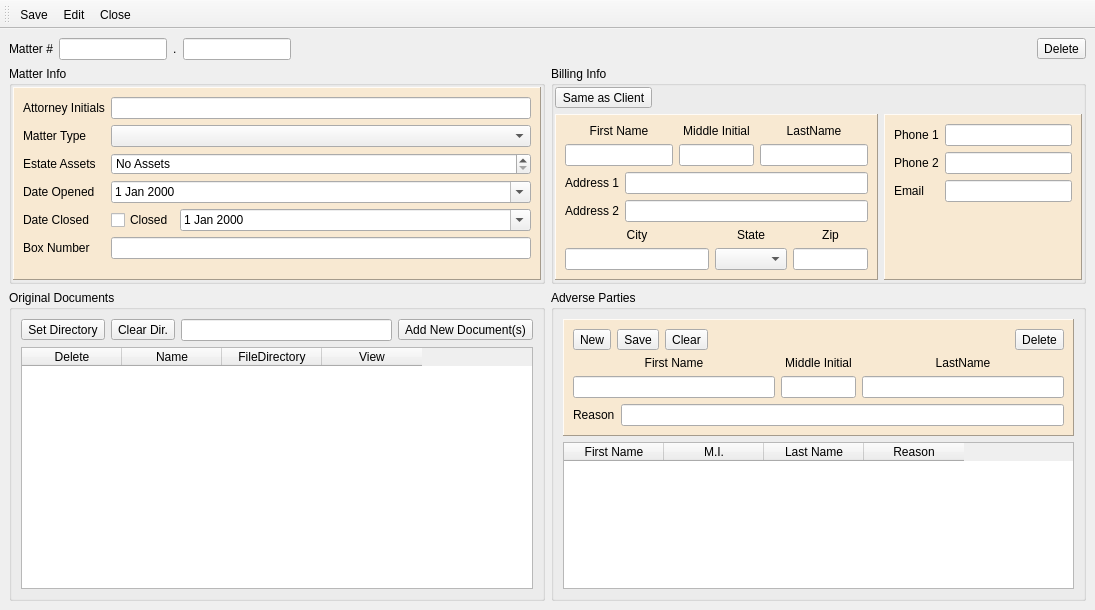
<?xml version="1.0" encoding="UTF-8"?>
<ui version="4.0">
 <class>MatterWindow</class>
 <widget class="QMainWindow" name="MatterWindow">
  <property name="windowModality">
   <enum>Qt::ApplicationModal</enum>
  </property>
  <property name="geometry">
   <rect>
    <x>0</x>
    <y>0</y>
    <width>1095</width>
    <height>610</height>
   </rect>
  </property>
  <property name="windowTitle">
   <string>Matter Details</string>
  </property>
  <property name="styleSheet">
   <string notr="true">
QMainWindow#MainWindow{
	
	font: 10pt &quot;Microsoft Tai Le&quot;;
	background-color:rgb(226, 226, 226);
}
QGroupBox{
	font: 75 12pt &quot;Microsoft Tai Le&quot;;
}
QPushButton{
	
	font: 75 10pt &quot;Microsoft Tai Le&quot;;
	color: rgb(202, 161, 56);
	background-color: rgb(11, 56, 97);
}
QToolButton{
	font: 75 10pt &quot;Microsoft Tai Le&quot;;
}
QToolButton#prevPage{
	
	font: 75 10pt &quot;Microsoft Tai Le&quot;;
	color: rgb(202, 161, 56);
	background-color: rgb(11, 56, 97);
}
QToolButton#nextPage{
	
	font: 75 10pt &quot;Microsoft Tai Le&quot;;
	color: rgb(202, 161, 56);
	background-color: rgb(11, 56, 97);
}</string>
  </property>
  <property name="toolButtonStyle">
   <enum>Qt::ToolButtonIconOnly</enum>
  </property>
  <widget class="QWidget" name="centralwidget">
   <layout class="QVBoxLayout" name="verticalLayout_7">
    <item>
     <layout class="QHBoxLayout" name="horizontalLayout_5">
      <item>
       <widget class="QLabel" name="label_5">
        <property name="styleSheet">
         <string notr="true">font: 75 12pt &quot;Microsoft Tai Le&quot;;</string>
        </property>
        <property name="text">
         <string>Matter #</string>
        </property>
       </widget>
      </item>
      <item>
       <widget class="QLineEdit" name="clientNum">
        <property name="sizePolicy">
         <sizepolicy hsizetype="Preferred" vsizetype="Fixed">
          <horstretch>0</horstretch>
          <verstretch>0</verstretch>
         </sizepolicy>
        </property>
       </widget>
      </item>
      <item>
       <widget class="QLabel" name="label_11">
        <property name="styleSheet">
         <string notr="true">font: 75 12pt &quot;Microsoft Tai Le&quot;;</string>
        </property>
        <property name="text">
         <string>.</string>
        </property>
       </widget>
      </item>
      <item>
       <widget class="QLineEdit" name="matterNum">
        <property name="sizePolicy">
         <sizepolicy hsizetype="Preferred" vsizetype="Fixed">
          <horstretch>0</horstretch>
          <verstretch>0</verstretch>
         </sizepolicy>
        </property>
       </widget>
      </item>
      <item>
       <spacer name="horizontalSpacer_4">
        <property name="orientation">
         <enum>Qt::Horizontal</enum>
        </property>
        <property name="sizeHint" stdset="0">
         <size>
          <width>40</width>
          <height>20</height>
         </size>
        </property>
       </spacer>
      </item>
      <item>
       <widget class="QToolButton" name="delete_matter">
        <property name="text">
         <string>Delete</string>
        </property>
        <property name="icon">
         <iconset>
          <normaloff>Icons/delete.ico</normaloff>Icons/delete.ico</iconset>
        </property>
        <property name="autoRepeatDelay">
         <number>300</number>
        </property>
        <property name="toolButtonStyle">
         <enum>Qt::ToolButtonTextBesideIcon</enum>
        </property>
       </widget>
      </item>
     </layout>
    </item>
    <item>
     <layout class="QHBoxLayout" name="horizontalLayout">
      <item>
       <widget class="QGroupBox" name="matterGroup">
        <property name="title">
         <string>Matter Info</string>
        </property>
        <property name="flat">
         <bool>true</bool>
        </property>
        <layout class="QVBoxLayout" name="verticalLayout_3">
         <property name="spacing">
          <number>1</number>
         </property>
         <property name="margin">
          <number>1</number>
         </property>
         <item>
          <widget class="QFrame" name="frame">
           <property name="styleSheet">
            <string notr="true">QFrame{ background-color: rgb(248, 233, 210); }</string>
           </property>
           <property name="frameShape">
            <enum>QFrame::Panel</enum>
           </property>
           <property name="frameShadow">
            <enum>QFrame::Raised</enum>
           </property>
           <layout class="QFormLayout" name="formLayout_2">
            <item row="0" column="0">
             <widget class="QLabel" name="label">
              <property name="text">
               <string>Attorney Initials</string>
              </property>
             </widget>
            </item>
            <item row="0" column="1">
             <widget class="QLineEdit" name="attorneyInitials"/>
            </item>
            <item row="1" column="0">
             <widget class="QLabel" name="label_2">
              <property name="text">
               <string>Matter Type</string>
              </property>
             </widget>
            </item>
            <item row="1" column="1">
             <widget class="QComboBox" name="matterType"/>
            </item>
            <item row="3" column="0">
             <widget class="QLabel" name="label_3">
              <property name="text">
               <string>Date Opened</string>
              </property>
             </widget>
            </item>
            <item row="3" column="1">
             <widget class="QDateEdit" name="dateOpened">
              <property name="calendarPopup">
               <bool>true</bool>
              </property>
              <property name="showGroupSeparator" stdset="0">
               <bool>false</bool>
              </property>
             </widget>
            </item>
            <item row="4" column="0">
             <widget class="QLabel" name="label_9">
              <property name="text">
               <string>Date Closed</string>
              </property>
             </widget>
            </item>
            <item row="5" column="0">
             <widget class="QLabel" name="label_10">
              <property name="text">
               <string>Box Number</string>
              </property>
             </widget>
            </item>
            <item row="5" column="1">
             <widget class="QLineEdit" name="boxNumber"/>
            </item>
            <item row="4" column="1">
             <layout class="QHBoxLayout" name="horizontalLayout_4">
              <item>
               <widget class="QCheckBox" name="closed">
                <property name="sizePolicy">
                 <sizepolicy hsizetype="Maximum" vsizetype="Fixed">
                  <horstretch>0</horstretch>
                  <verstretch>0</verstretch>
                 </sizepolicy>
                </property>
                <property name="text">
                 <string>Closed</string>
                </property>
               </widget>
              </item>
              <item>
               <widget class="QDateEdit" name="dateClosed">
                <property name="sizePolicy">
                 <sizepolicy hsizetype="Preferred" vsizetype="Fixed">
                  <horstretch>0</horstretch>
                  <verstretch>0</verstretch>
                 </sizepolicy>
                </property>
                <property name="calendarPopup">
                 <bool>true</bool>
                </property>
                <property name="showGroupSeparator" stdset="0">
                 <bool>false</bool>
                </property>
               </widget>
              </item>
             </layout>
            </item>
            <item row="2" column="0">
             <widget class="QLabel" name="label_4">
              <property name="text">
               <string>Estate Assets</string>
              </property>
             </widget>
            </item>
            <item row="2" column="1">
             <widget class="QDoubleSpinBox" name="assets">
              <property name="specialValueText">
               <string>No Assets</string>
              </property>
              <property name="prefix">
               <string>$ </string>
              </property>
              <property name="maximum">
               <double>9999999999.989999771118164</double>
              </property>
              <property name="showGroupSeparator" stdset="0">
               <bool>true</bool>
              </property>
             </widget>
            </item>
           </layout>
          </widget>
         </item>
        </layout>
       </widget>
      </item>
      <item>
       <widget class="QGroupBox" name="billingGroup">
        <property name="title">
         <string>Billing Info</string>
        </property>
        <property name="flat">
         <bool>true</bool>
        </property>
        <layout class="QGridLayout" name="gridLayout_2">
         <property name="margin">
          <number>1</number>
         </property>
         <item row="1" column="0">
          <widget class="QFrame" name="frame_2">
           <property name="styleSheet">
            <string notr="true">QFrame{ background-color: rgb(248, 233, 210); }</string>
           </property>
           <property name="frameShape">
            <enum>QFrame::Panel</enum>
           </property>
           <property name="frameShadow">
            <enum>QFrame::Raised</enum>
           </property>
           <layout class="QVBoxLayout" name="verticalLayout">
            <item>
             <layout class="QGridLayout" name="gridLayout">
              <item row="2" column="0">
               <widget class="QLineEdit" name="firstName"/>
              </item>
              <item row="2" column="2">
               <widget class="QLineEdit" name="lastName"/>
              </item>
              <item row="2" column="1">
               <widget class="QLineEdit" name="middleInitial">
                <property name="sizePolicy">
                 <sizepolicy hsizetype="Preferred" vsizetype="Fixed">
                  <horstretch>0</horstretch>
                  <verstretch>0</verstretch>
                 </sizepolicy>
                </property>
                <property name="maximumSize">
                 <size>
                  <width>75</width>
                  <height>16777215</height>
                 </size>
                </property>
               </widget>
              </item>
              <item row="1" column="2">
               <widget class="QLabel" name="label_8">
                <property name="text">
                 <string>LastName</string>
                </property>
                <property name="alignment">
                 <set>Qt::AlignCenter</set>
                </property>
               </widget>
              </item>
              <item row="1" column="0">
               <widget class="QLabel" name="label_6">
                <property name="text">
                 <string>First Name</string>
                </property>
                <property name="alignment">
                 <set>Qt::AlignCenter</set>
                </property>
               </widget>
              </item>
              <item row="1" column="1">
               <widget class="QLabel" name="label_7">
                <property name="text">
                 <string>Middle Initial</string>
                </property>
                <property name="alignment">
                 <set>Qt::AlignCenter</set>
                </property>
               </widget>
              </item>
             </layout>
            </item>
            <item>
             <layout class="QFormLayout" name="formLayout">
              <item row="0" column="0">
               <widget class="QLabel" name="label_27">
                <property name="text">
                 <string>Address 1</string>
                </property>
               </widget>
              </item>
              <item row="0" column="1">
               <widget class="QLineEdit" name="addr1"/>
              </item>
              <item row="1" column="0">
               <widget class="QLabel" name="label_28">
                <property name="text">
                 <string>Address 2</string>
                </property>
               </widget>
              </item>
              <item row="1" column="1">
               <widget class="QLineEdit" name="addr2"/>
              </item>
             </layout>
            </item>
            <item>
             <layout class="QGridLayout" name="gridLayout_10">
              <item row="0" column="0">
               <widget class="QLabel" name="label_29">
                <property name="text">
                 <string>City</string>
                </property>
                <property name="alignment">
                 <set>Qt::AlignCenter</set>
                </property>
               </widget>
              </item>
              <item row="0" column="1">
               <widget class="QLabel" name="label_30">
                <property name="text">
                 <string>State</string>
                </property>
                <property name="alignment">
                 <set>Qt::AlignCenter</set>
                </property>
               </widget>
              </item>
              <item row="0" column="2">
               <widget class="QLabel" name="label_31">
                <property name="text">
                 <string>Zip</string>
                </property>
                <property name="alignment">
                 <set>Qt::AlignCenter</set>
                </property>
               </widget>
              </item>
              <item row="1" column="0">
               <widget class="QLineEdit" name="billCity"/>
              </item>
              <item row="1" column="1">
               <widget class="QComboBox" name="billState"/>
              </item>
              <item row="1" column="2">
               <widget class="QLineEdit" name="billZip">
                <property name="maximumSize">
                 <size>
                  <width>75</width>
                  <height>16777215</height>
                 </size>
                </property>
               </widget>
              </item>
             </layout>
            </item>
           </layout>
          </widget>
         </item>
         <item row="0" column="0">
          <widget class="QToolButton" name="useClientAddress">
           <property name="text">
            <string>Same as Client</string>
           </property>
          </widget>
         </item>
         <item row="1" column="1">
          <widget class="QFrame" name="frame_4">
           <property name="styleSheet">
            <string notr="true">QFrame{ background-color: rgb(248, 233, 210); }</string>
           </property>
           <property name="frameShape">
            <enum>QFrame::Panel</enum>
           </property>
           <property name="frameShadow">
            <enum>QFrame::Raised</enum>
           </property>
           <layout class="QFormLayout" name="formLayout_3">
            <item row="0" column="0">
             <widget class="QLabel" name="label_12">
              <property name="text">
               <string>Phone 1</string>
              </property>
             </widget>
            </item>
            <item row="0" column="1">
             <widget class="QLineEdit" name="phone1"/>
            </item>
            <item row="1" column="0">
             <widget class="QLabel" name="label_13">
              <property name="text">
               <string>Phone 2</string>
              </property>
             </widget>
            </item>
            <item row="1" column="1">
             <widget class="QLineEdit" name="phone2"/>
            </item>
            <item row="2" column="0">
             <widget class="QLabel" name="label_18">
              <property name="text">
               <string>Email</string>
              </property>
             </widget>
            </item>
            <item row="2" column="1">
             <widget class="QLineEdit" name="email"/>
            </item>
           </layout>
          </widget>
         </item>
        </layout>
       </widget>
      </item>
     </layout>
    </item>
    <item>
     <layout class="QHBoxLayout" name="horizontalLayout_7">
      <item>
       <widget class="QGroupBox" name="documentGroup">
        <property name="title">
         <string>Original Documents</string>
        </property>
        <property name="flat">
         <bool>true</bool>
        </property>
        <layout class="QVBoxLayout" name="verticalLayout_2">
         <item>
          <layout class="QHBoxLayout" name="horizontalLayout_6">
           <item>
            <widget class="QToolButton" name="setDirectory">
             <property name="text">
              <string>Set Directory</string>
             </property>
             <property name="toolButtonStyle">
              <enum>Qt::ToolButtonTextBesideIcon</enum>
             </property>
            </widget>
           </item>
           <item>
            <widget class="QToolButton" name="clearPath">
             <property name="text">
              <string>Clear Dir.</string>
             </property>
             <property name="toolButtonStyle">
              <enum>Qt::ToolButtonTextBesideIcon</enum>
             </property>
            </widget>
           </item>
           <item>
            <widget class="QLineEdit" name="currentDir">
             <property name="readOnly">
              <bool>true</bool>
             </property>
            </widget>
           </item>
           <item>
            <widget class="QToolButton" name="attachDocument">
             <property name="text">
              <string>Add New Document(s)</string>
             </property>
             <property name="toolButtonStyle">
              <enum>Qt::ToolButtonTextBesideIcon</enum>
             </property>
            </widget>
           </item>
          </layout>
         </item>
         <item>
          <widget class="QTableWidget" name="documentList">
           <column>
            <property name="text">
             <string>Delete</string>
            </property>
           </column>
           <column>
            <property name="text">
             <string>Name</string>
            </property>
           </column>
           <column>
            <property name="text">
             <string>FileDirectory</string>
            </property>
           </column>
           <column>
            <property name="text">
             <string>View</string>
            </property>
           </column>
          </widget>
         </item>
        </layout>
       </widget>
      </item>
      <item>
       <widget class="QGroupBox" name="adversePartyGroup">
        <property name="title">
         <string>Adverse Parties</string>
        </property>
        <property name="flat">
         <bool>true</bool>
        </property>
        <layout class="QVBoxLayout" name="verticalLayout_6">
         <item>
          <widget class="QFrame" name="frame_3">
           <property name="styleSheet">
            <string notr="true">QFrame{ background-color: rgb(248, 233, 210); }</string>
           </property>
           <property name="frameShape">
            <enum>QFrame::Panel</enum>
           </property>
           <property name="frameShadow">
            <enum>QFrame::Raised</enum>
           </property>
           <layout class="QVBoxLayout" name="verticalLayout_5">
            <item>
             <layout class="QGridLayout" name="gridLayout_3">
              <item row="1" column="0">
               <widget class="QLabel" name="label_14">
                <property name="text">
                 <string>First Name</string>
                </property>
                <property name="alignment">
                 <set>Qt::AlignCenter</set>
                </property>
               </widget>
              </item>
              <item row="2" column="0">
               <widget class="QLineEdit" name="apFirst"/>
              </item>
              <item row="1" column="2">
               <widget class="QLabel" name="label_16">
                <property name="text">
                 <string>LastName</string>
                </property>
                <property name="alignment">
                 <set>Qt::AlignCenter</set>
                </property>
               </widget>
              </item>
              <item row="1" column="1">
               <widget class="QLabel" name="label_15">
                <property name="text">
                 <string>Middle Initial</string>
                </property>
                <property name="alignment">
                 <set>Qt::AlignCenter</set>
                </property>
               </widget>
              </item>
              <item row="2" column="1">
               <widget class="QLineEdit" name="apMiddle">
                <property name="sizePolicy">
                 <sizepolicy hsizetype="Preferred" vsizetype="Fixed">
                  <horstretch>0</horstretch>
                  <verstretch>0</verstretch>
                 </sizepolicy>
                </property>
                <property name="maximumSize">
                 <size>
                  <width>75</width>
                  <height>16777215</height>
                 </size>
                </property>
               </widget>
              </item>
              <item row="2" column="2">
               <widget class="QLineEdit" name="apLast"/>
              </item>
              <item row="0" column="0" colspan="3">
               <layout class="QHBoxLayout" name="horizontalLayout_3">
                <item>
                 <widget class="QToolButton" name="apNew">
                  <property name="text">
                   <string>New</string>
                  </property>
                  <property name="toolButtonStyle">
                   <enum>Qt::ToolButtonTextBesideIcon</enum>
                  </property>
                 </widget>
                </item>
                <item>
                 <widget class="QToolButton" name="apSave">
                  <property name="text">
                   <string>Save</string>
                  </property>
                  <property name="toolButtonStyle">
                   <enum>Qt::ToolButtonTextBesideIcon</enum>
                  </property>
                 </widget>
                </item>
                <item>
                 <widget class="QToolButton" name="apClear">
                  <property name="text">
                   <string>Clear</string>
                  </property>
                  <property name="toolButtonStyle">
                   <enum>Qt::ToolButtonTextBesideIcon</enum>
                  </property>
                 </widget>
                </item>
                <item>
                 <spacer name="horizontalSpacer">
                  <property name="orientation">
                   <enum>Qt::Horizontal</enum>
                  </property>
                  <property name="sizeHint" stdset="0">
                   <size>
                    <width>40</width>
                    <height>20</height>
                   </size>
                  </property>
                 </spacer>
                </item>
                <item>
                 <widget class="QToolButton" name="apDelete">
                  <property name="text">
                   <string>Delete</string>
                  </property>
                  <property name="toolButtonStyle">
                   <enum>Qt::ToolButtonTextBesideIcon</enum>
                  </property>
                 </widget>
                </item>
               </layout>
              </item>
             </layout>
            </item>
            <item>
             <layout class="QHBoxLayout" name="horizontalLayout_2">
              <item>
               <widget class="QLabel" name="label_17">
                <property name="text">
                 <string>Reason</string>
                </property>
                <property name="alignment">
                 <set>Qt::AlignLeading|Qt::AlignLeft|Qt::AlignVCenter</set>
                </property>
               </widget>
              </item>
              <item>
               <widget class="QLineEdit" name="reason"/>
              </item>
             </layout>
            </item>
           </layout>
          </widget>
         </item>
         <item>
          <widget class="QTableWidget" name="partyList">
           <column>
            <property name="text">
             <string>First Name</string>
            </property>
           </column>
           <column>
            <property name="text">
             <string>M.I.</string>
            </property>
           </column>
           <column>
            <property name="text">
             <string>Last Name</string>
            </property>
           </column>
           <column>
            <property name="text">
             <string>Reason</string>
            </property>
           </column>
          </widget>
         </item>
        </layout>
       </widget>
      </item>
     </layout>
    </item>
   </layout>
  </widget>
  <widget class="QToolBar" name="toolBar">
   <property name="windowTitle">
    <string>toolBar</string>
   </property>
   <property name="toolButtonStyle">
    <enum>Qt::ToolButtonTextBesideIcon</enum>
   </property>
   <attribute name="toolBarArea">
    <enum>TopToolBarArea</enum>
   </attribute>
   <attribute name="toolBarBreak">
    <bool>false</bool>
   </attribute>
   <addaction name="actionSave"/>
   <addaction name="actionEdit"/>
   <addaction name="actionClose"/>
  </widget>
  <action name="actionSave">
   <property name="icon">
    <iconset>
     <normaloff>:/Icons/save.ico</normaloff>:/Icons/save.ico</iconset>
   </property>
   <property name="text">
    <string>Save</string>
   </property>
  </action>
  <action name="actionEdit">
   <property name="icon">
    <iconset>
     <normaloff>:/Icons/note.ico</normaloff>:/Icons/note.ico</iconset>
   </property>
   <property name="text">
    <string>Edit</string>
   </property>
  </action>
  <action name="actionClose">
   <property name="icon">
    <iconset>
     <normaloff>:/Icons/arrow-1.ico</normaloff>:/Icons/arrow-1.ico</iconset>
   </property>
   <property name="text">
    <string>Close</string>
   </property>
  </action>
 </widget>
 <tabstops>
  <tabstop>clientNum</tabstop>
  <tabstop>matterNum</tabstop>
  <tabstop>attorneyInitials</tabstop>
  <tabstop>matterType</tabstop>
  <tabstop>dateOpened</tabstop>
  <tabstop>boxNumber</tabstop>
  <tabstop>closed</tabstop>
  <tabstop>dateClosed</tabstop>
  <tabstop>assets</tabstop>
  <tabstop>useClientAddress</tabstop>
  <tabstop>firstName</tabstop>
  <tabstop>middleInitial</tabstop>
  <tabstop>lastName</tabstop>
  <tabstop>addr1</tabstop>
  <tabstop>addr2</tabstop>
  <tabstop>billCity</tabstop>
  <tabstop>billState</tabstop>
  <tabstop>billZip</tabstop>
  <tabstop>phone1</tabstop>
  <tabstop>phone2</tabstop>
  <tabstop>email</tabstop>
  <tabstop>apFirst</tabstop>
  <tabstop>apMiddle</tabstop>
  <tabstop>apLast</tabstop>
  <tabstop>reason</tabstop>
  <tabstop>apNew</tabstop>
  <tabstop>apSave</tabstop>
  <tabstop>apClear</tabstop>
  <tabstop>apDelete</tabstop>
  <tabstop>partyList</tabstop>
  <tabstop>documentList</tabstop>
  <tabstop>setDirectory</tabstop>
  <tabstop>currentDir</tabstop>
  <tabstop>attachDocument</tabstop>
 </tabstops>
 <resources/>
 <connections/>
</ui>
